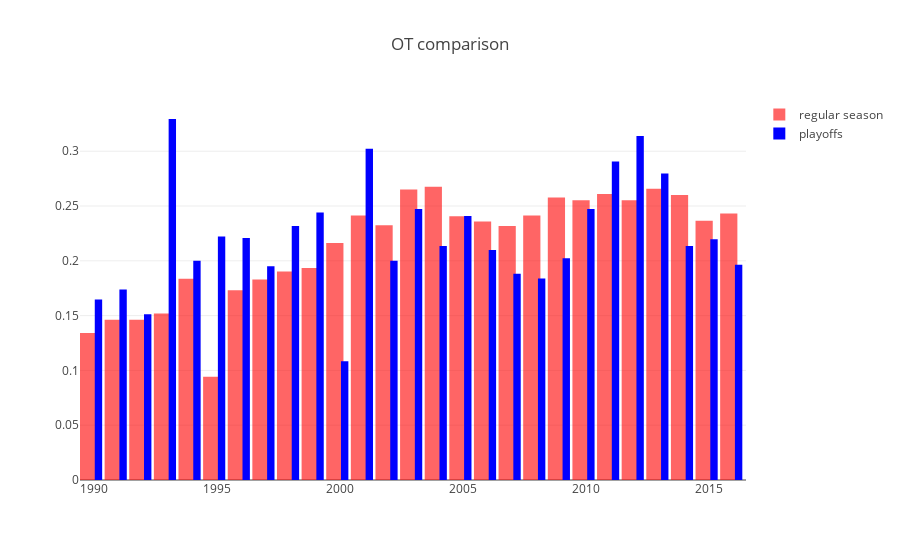

The code cell stored with this chart in its notebook:
### Markdown cell above
## Visualize

### Code cell
trace1 = go.Bar(
    x=list(range_),
    y=df_regular_season["ot_ratio"],
    name='regular season',
    marker=dict(
        color='red',
    ),
    width=.7,
    opacity=0.6
)
    
trace2 = go.Bar(
    x=list(range_),
    y=df_playoff_season["ot_ratio"],
    name='playoffs',
    marker=dict(
        color='blue',
    ),
    width=.3
)

data = [trace1, trace2]
layout = go.Layout(
    barmode='group',
    title="OT comparison"
)

fig = go.Figure(data=data, layout=layout)
iplot(fig, filename='{}-bar'.format("OT_comparison"))

### Figure 1 — Plotly figure (JSON) as saved in the notebook; plotly's stock layout.template omitted (floating-point values rounded to 4 significant figures)
{"data": [{"marker": {"color": "red"}, "name": "regular season", "opacity": 0.6, "type": "bar", "width": 0.7, "x": [1990, 1991, 1992, 1993, 1994, 1995, 1996, 1997, 1998, 1999, 2000, 2001, 2002, 2003, 2004, 2005, 2006, 2007, 2008, 2009, 2010, 2011, 2012, 2013, 2014, 2015, 2016, 2017], "y": [0.1341, 0.1463, 0.1463, 0.152, 0.1837, 0.09431, 0.1732, 0.1829, 0.1902, 0.1935, 0.2163, 0.2415, 0.2325, 0.265, 0.2675, 0.2407, 0.2358, 0.2317, 0.2415, 0.2577, 0.2553, 0.261, 0.2552, 0.2659, 0.2602, 0.2366, 0.2431]}, {"marker": {"color": "blue"}, "name": "playoffs", "type": "bar", "width": 0.3, "x": [1990, 1991, 1992, 1993, 1994, 1995, 1996, 1997, 1998, 1999, 2000, 2001, 2002, 2003, 2004, 2005, 2006, 2007, 2008, 2009, 2010, 2011, 2012, 2013, 2014, 2015, 2016, 2017], "y": [0.1647, 0.1739, 0.1512, 0.3294, 0.2, 0.2222, 0.2209, 0.1951, 0.2317, 0.2442, 0.1084, 0.3023, 0.2, 0.2472, 0.2135, 0.241, 0.2099, 0.1882, 0.1839, 0.2022, 0.2472, 0.2907, 0.314, 0.2796, 0.2135, 0.2198, 0.1964]}], "layout": {"barmode": "group", "title": "OT comparison"}}
